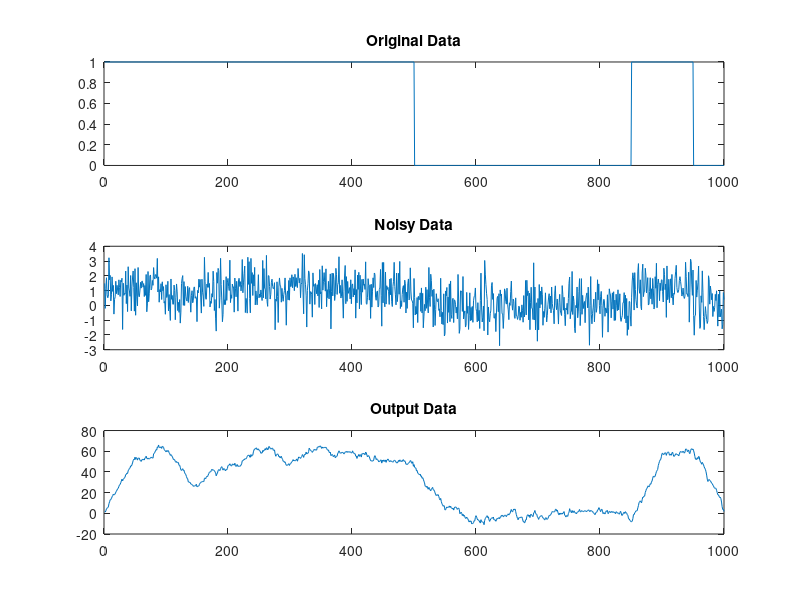

This chart was generated by the following MATLAB code: (Note: this script raises an error after producing the figure.)
clear all;

SNR=0; % signal to noise ratio in dB;

N=20; % Number of bits 
Ns=50; % Number of time samples per bit.
t=([1:Ns]-0.5)/Ns; % Time axis for square pulse shape.
p=ones(size(t)); % shape of the square pulse.
a = 2;
%t = -a:0.001:a; %define time from -2 to 2
%p = 1-abs(t/a); %triangle function with max height of 1.
d=fix(rand(1,N)+0.5); % data bits (random).

X(1:Ns:(Ns*(N-1)+1))=d;
X=conv(X,p); % PAM (Pulse Amplidute Modulation) signal with pulse shape.
sigma=1/(10^(SNR/20)); % Noise strength.
noise=sigma*randn(size(X)); % White Gaussian noise.
R=X+noise;

figure(1);
subplot(3,1,1);
plot(X);
title('Original Data');
subplot(3,1,2);
plot(R);
title('Noisy Data');

%match_pulse = ones(size(t)); % Could have also just used p
match_pulse = p(end:-1:1); % Just the opposite of the input pulse
Y = conv(match_pulse,R); % Convolve the filter with the signal
subplot(3,1,3);
Y(1001:1049) = []; % Remove the last 49 entries as they do not matter
plot(Y);
title('Output Data');

received_bits = size(d,2);
count = 1; % A counter for the for loop (i is doing other things)
for i=1:50:size(Y,2)
    % Calculate the slope every 50 elements
    slope=(Y(i+49)-Y(i))/50;
    % Really positive slope means 1
    if slope > 0.5
        received_bits(count) = 1;
    % Really negative slope means 0
    elseif slope < -0.5
        received_bits(count) = 0;
    % Almost no slope means same as previous value
    elseif (slope < 0.5) && (slope > -0.5)
        % First pass?
        if i == 1
            % Need to calculate the Average of the first 50 elements
            if mean(Y,[1,50]) > 25
                received_bits(count) = 1;
            else
                received_bits(count) = 0;
            end
        else
            received_bits(count) = received_bits(count-1);
        end
    end
    count = count + 1;
end

equality = isequal(d,received_bits);
ber = 0;
for i=1:size(d,2)
    if received_bits(i) ~= d(i)
        ber = ber + 1;
    end
end
ber = (ber/size(d,2))*100;

% PDF Estimate of the Gaussian White Noise at different SNR settings
rng default
figure(2);
h = histogram(noise, 'Normalization', 'probability');
title('White Noise PDF at SNR=0');

% Autocorrelation Estimate of the Gaussian White Noise and the received
% signal corrupted by white noise at a particular SNR setting.
lags = -999:1:999; % X-axis need 1999 elements to match xcorr
c = xcorr(R); % Autocorrelation of Noise and Signal
figure(3);
stem(lags, c);
xlabel('Lag');
